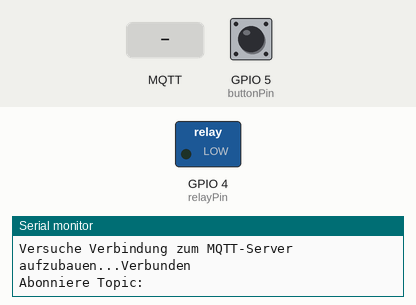
Simulated run of this sketch. Board: ESP32. Shown: switched loads named in the sketch (green lamp = pin HIGH), the last lines printed to the serial monitor. Inputs (shaded band) come from the test bench; at power-on: GPIO 5 (buttonPin) HIGH. WiFi joins after 1.5 s; servers stay silent unless stated; EEPROM starts erased; no MQTT or app messages arrive unless stated.

Above: at 5.7 s.
5.8 s: MQTT message "on" arrives on the first subscribed topic
At 6.7 s:
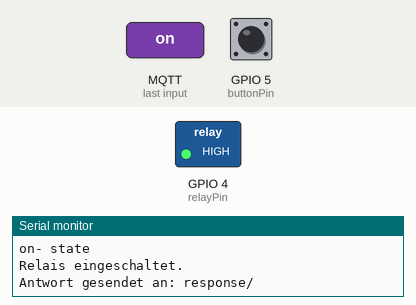
8.9 s: MQTT message "off" arrives on the first subscribed topic
At 10.2 s:
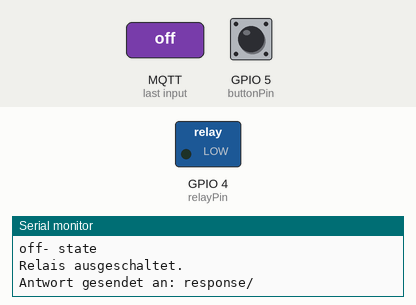
Timing chart, 0 to 11.9 s (numbered marks = the images above; inputs shaded):
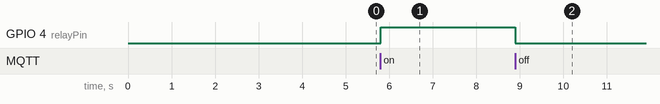

The sketch:

Schalter_Server_Druckschalter_AC.ino
```cpp
#include <WiFi.h>
#include <PubSubClient.h>
#include <Preferences.h>
#include <WebServer.h>
#include <WiFiClientSecure.h>


// WLAN-Konfiguration
String ssid = "";
String password = "";
String topics = "";
const char* ap_ssid = "ESP_Setup";
const char* ap_password = "esp123456";

// MQTT-Server-Konfiguration
const char* mqtt_server = "autarkes-leben.eu";  // Domain des MQTT-Servers
const int mqtt_port = 8883;                     // Korrekter Port des MQTT-Brokers (z.B. für MQTT über SSL)

// Relais
int relayPin = 4;       // Pin, an dem das Relais angeschlossen ist
bool relayState = LOW; // Aktueller Zustand des Relais

// Schalter Pin
const int buttonPin = 5; // Wähle hier einen freien GPIO-Pin für deinen Schalter (z.B. GPIO 13)

// Zustand des Schalters
bool lastButtonState = HIGH; // Letzter bekannter Zustand des Tasters (HIGH bei INPUT_PULLUP, wenn nicht gedrückt)
unsigned long buttonPressTime = 0; // Zeitpunkt, wann der Taster gedrückt wurde
const long longPressDuration = 3000; // Dauer für langes Drücken (3 Sekunden)

WiFiClientSecure espClient;   // Verwende WiFiClientSecure für SSL-Verbindungen
Preferences preferences;
PubSubClient client(espClient);
WebServer server(80);
String htmlPage;

bool apMode = false;  // Flag für Access Point Modus

// WLAN-Verbindung herstellen
void setup_wifi() {
  Serial.println();
  Serial.print("Verbinden mit ");
  Serial.println(ssid);

  WiFi.begin(ssid.c_str(), password.c_str());

  unsigned long startAttemptTime = millis();

  // Versuche 10 Sekunden lang, eine Verbindung herzustellen
  while (WiFi.status() != WL_CONNECTED && millis() - startAttemptTime < 10000) {
    delay(500);
    Serial.print(".");
  }

  if (WiFi.status() != WL_CONNECTED) {
    Serial.println("");
    Serial.println("WLAN-Verbindung fehlgeschlagen. Bleibe im Betriebsmodus oder starte AP manuell.");
    // HINWEIS: Hier wird der AP NICHT mehr automatisch gestartet
  } else {
    Serial.println("");
    Serial.println("WLAN verbunden");
    Serial.println("IP-Adresse: ");
    Serial.println(WiFi.localIP());
  }
}

void startAccessPoint() {
  if(apMode) return; // Schon im AP Modus, nichts tun

  Serial.println("Starte Access Point...");
  WiFi.softAP(ap_ssid, ap_password);
  delay(1000);
  server.on("/", handleRoot);
  server.on("/connect", handleSave);
  server.begin();
  apMode = true; // Setze das AP-Modus-Flag
  Serial.println("Access Point gestartet mit SSID: " + String(ap_ssid));
}

void stopAccessPointAndRestart() {
  Serial.println("Beende Access Point und starte neu...");
  server.stop();
  WiFi.softAPdisconnect(true); // Trenne den SoftAP komplett
  apMode = false; // Setze das AP-Modus-Flag zurück
  delay(1000);
  ESP.restart(); // Neustart des ESP32, um in den normalen Modus zu gehen
}


void generateHtmlPage() {
  int n = WiFi.scanNetworks();
  Serial.println("Generiere HTML-Seite mit verfügbaren Netzwerken...");
  htmlPage = "<!DOCTYPE HTML><html><head><title>WLAN-Konfiguration</title></head><body><h1>WLAN-Konfiguration</h1>";
  htmlPage += "<form action=\"/connect\" method=\"post\">";
  htmlPage += "SSID: <select name=\"ssid\">";
  for (int i = 0; i < n; ++i) {
    htmlPage += "<option value=\"" + WiFi.SSID(i) + "\">" + WiFi.SSID(i) + "</option>";
    Serial.println("Netzwerk gefunden: " + WiFi.SSID(i));
  }
  htmlPage += "</select><br>";
  htmlPage += "Passwort: <input type=\"password\" name=\"password\"><br>";
  htmlPage += "MQTT Topic (optional): <input type=\"text\" name=\"topics\" value=\"" + topics + "\"><br>"; // MQTT Topic hinzufügen
  htmlPage += "<input type=\"submit\" value=\"Verbinden\">";
  htmlPage += "</form></body></html>";
}
void handleRoot() {
  Serial.println("Sende HTML-Seite bei Root-Anfrage...");
  generateHtmlPage();
  server.send(200, "text/html", htmlPage);
}


// Verarbeitung des Formulars und Speichern der Daten
void handleSave() {
  if (server.method() == HTTP_POST) {
    ssid = server.arg("ssid");
    password = server.arg("password");
    topics = server.arg("topics"); // MQTT Topic aus dem Formular lesen

    // WLAN-Daten speichern
    preferences.begin("wifi-config", false);
    preferences.putString("ssid", ssid);
    preferences.putString("password", password);
    preferences.end();

    // MQTT-Topic speichern
    preferences.begin("mqtt-config", false);
    preferences.putString("topics", topics);
    preferences.end();


    String page = "<html><body><h1>Daten gespeichert.</h1>"
                  "<p>Das Gerät startet neu und verbindet sich mit dem WLAN.</p>"
                  "</body></html>";
    server.send(200, "text/html", page);

    delay(2000);
    ESP.restart(); // Neustart des ESP32
  } else {
    server.send(405, "text/plain", "Method Not Allowed");
  }
}

// MQTT-Nachrichten empfangen
void callback(char* topic, byte* payload, unsigned int length) {
  Serial.print("Nachricht empfangen [");
  Serial.print(topic);
  Serial.print("] ");
  String payloadStr = "";
  for (unsigned int i = 0; i < length; i++) {
    Serial.print((char)payload[i]);
    payloadStr += (char)payload[i];
  }
  Serial.println();

  setRelayState(payloadStr); // Relaiszustand setzen

  // Bestätigung zurücksenden
  String newTopic = "response/" + String(topic);
  const char* payloadPublish = "success";
  boolean retained = false;
  client.publish(newTopic.c_str(), payloadPublish, retained);
  Serial.println("Antwort gesendet an: " + newTopic);
}

// Verbindung mit dem MQTT-Broker herstellen und Topic abonnieren
void reconnect() {
  while (!client.connected()) {
    Serial.print("Versuche Verbindung zum MQTT-Server aufzubauen...");
    // Erstelle eine eindeutige Client-ID basierend auf der MAC-Adresse des ESP32
    String clientId = "ESP32Client-";
    clientId += String(WiFi.macAddress());

    if (client.connect(clientId.c_str())) {
      Serial.println("Verbunden");
      Serial.println("Abonniere Topic: " + topics);

      client.subscribe(topics.c_str()); // Abonniere das gespeicherte Topic
    } else {
      Serial.print("Fehler, rc=");
      Serial.print(client.state());
      Serial.println("; neuer Versuch in 5 Sekunden");
      delay(5000);
    }
  }
}

// Relaiszustand setzen
void setRelayState(String state) {
  Serial.println(state + "- state");
  if (state == "on") {
    digitalWrite(relayPin, HIGH); // Relais einschalten
    Serial.println("Relais eingeschaltet.");
  } else if (state == "off") {
    digitalWrite(relayPin, LOW);  // Relais ausschalten
    Serial.println("Relais ausgeschaltet.");
  } else {
    Serial.println("Ungültiger Befehl erhalten: " + state);
  }
}

void setup() {
  delay(3000);
  Serial.begin(115200);
  Serial.println("Start");

  pinMode(relayPin, OUTPUT);            // Setze den Relais-Pin als Ausgang
  digitalWrite(relayPin, relayState);

  // Konfiguriere den Schalter-Pin als Eingang mit Pull-up Widerstand
  pinMode(buttonPin, INPUT_PULLUP);

  // WLAN-Daten aus dem nichtflüchtigen Speicher laden
  preferences.begin("wifi-config", true);
  ssid = preferences.getString("ssid", "");
  password = preferences.getString("password", "");
  preferences.end();

  // MQTT-Topic aus dem nichtflüchtigen Speicher laden
  preferences.begin("mqtt-config", true);
  topics = preferences.getString("topics", "");
  preferences.end();

  Serial.println("Geladenes Topic: " + topics);

  // Initialer Versuch, sich mit dem WLAN zu verbinden. AP startet NICHT automatisch bei Fehler.
  setup_wifi();

  // SSL-Zertifikatsüberprüfung deaktivieren (Achtung: Sicherheitsrisiko)
  espClient.setInsecure();

  client.setServer(mqtt_server, mqtt_port); // MQTT-Server und Port einstellen
  client.setCallback(callback);             // Callback für empfangene Nachrichten
}

void loop() {
  // Aktuellen Zustand des Tasters lesen
  int currentButtonState = digitalRead(buttonPin);

  // Tasterentprellung und Erkennung langes Drücken
  if (currentButtonState != lastButtonState) {
    if (currentButtonState == LOW) { // Taster wurde gerade gedrückt
      buttonPressTime = millis(); // Zeitpunkt des Drückens merken
      Serial.println("Taster gedrückt.");
    } else { // Taster wurde gerade losgelassen
      long duration = millis() - buttonPressTime;
      Serial.print("Taster losgelassen. Dauer: ");
      Serial.print(duration);
      Serial.println(" ms");

      if (duration >= longPressDuration) { // Wenn der Taster lange genug gedrückt wurde
        Serial.println("Langes Drücken erkannt!");
        if (apMode) {
          // Wenn bereits im AP-Modus, beende ihn und starte neu (um in den WLAN-Modus zu wechseln)
          stopAccessPointAndRestart();
        } else {
          // Wenn nicht im AP-Modus, starte ihn
          startAccessPoint();
        }
      }
    }
    lastButtonState = currentButtonState; // Letzten Zustand aktualisieren
  }


  if (apMode) {
    server.handleClient(); // Webserver für Access Point
  } else {
    // Nur MQTT- und andere Aufgaben, wenn NICHT im AP-Modus
    if (!client.connected()) {
      reconnect(); // Verbindung wiederherstellen, falls verloren
    }
    client.loop(); // MQTT-Client-Loop
    // Hier könntest du weitere Funktionen hinzufügen
  }
}
```

Measured:
- after the input at 5.8 s, GPIO 4 (relayPin): LOW → HIGH at once
- after the input at 8.9 s, GPIO 4 (relayPin): HIGH → LOW at once
